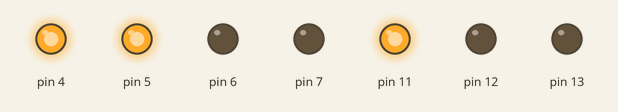
This sketch was run on a simulated Arduino Uno, built with avr-gcc and run on an emulated ATmega328P. Shown: output pins drawn as LEDs (lit = HIGH).

Above: at 0.2 s.
At 5.2 s:
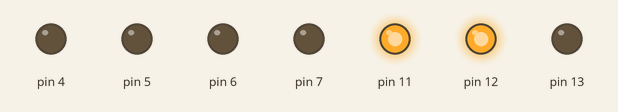
At 8.2 s:
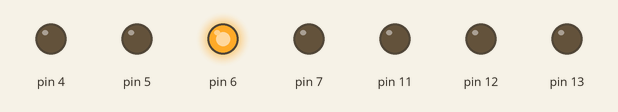
At 11.2 s:
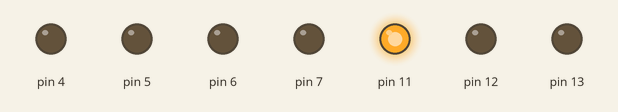
At 16.2 s:
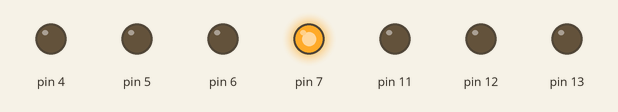
At 21.7 s:
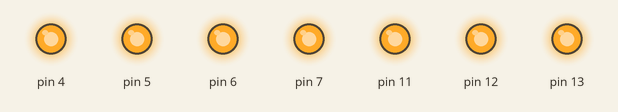
Timing chart, 0 to 22.1 s (numbered marks = the images above):
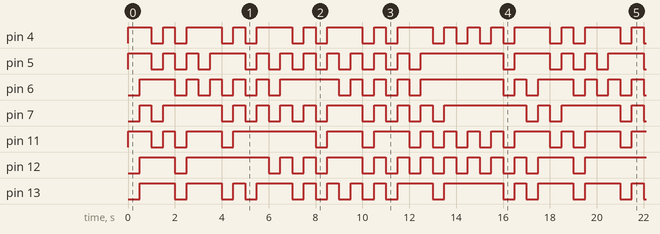

Measured:
- by itself, pin 4–7, pin 12, pin 13: moves between LOW and HIGH, repeating every 17.0 s
- by itself, pin 11: repeats every 17.0 s: HIGH 0.50 s, LOW 0.50 s, HIGH 1.5 s, LOW 0.50 s, HIGH 3.5 s, 2 × (LOW 0.50 s, HIGH 1.5 s), 4 × (LOW 0.50 s, HIGH 0.50 s), LOW 0.50 s, HIGH 1.5 s, LOW 0.50 s
- by itself, everything shown: repeats every 17.0 s, in 34 steps

The sketch:

counter-indicator.ino
```cpp
//  =========================
//  Counter
//  Created by Alex Noyanov
//  20 May 2016
//  =========================

/*    7-SEGMENT INDICATOR
 *     CONNECTING SCHEME:
 *    _______________
 *  /_______________/| /5V
 * |    <=====>    | |/
 * |   ^   UP  ^   | |
 * |LUP|       |RUP| |
 * |   v  MDL  v   | |
 * |    <=====>    | |
 * |   ^       ^   | |
 * |LDN|       |RDN| |
 * |   v  DWN  v   | |
 * |    <=====> O  | |
 * |_______________|/
 *
 *
 * (Better use Resistors!)
 *  CONNECT PINS
 *  TO THE SEGMENTS:
 *    UP  --> 13
 *    MDL --> 7
 *    DWN --> 4
 *    LUP --> 12
 *    LDN --> 11
 *    RUP --> 6
 *    RDN --> 5
 *
 *
 *    SEGMENT | PIN
 *    --------|-----
 *        A   | 13
 *        B   | 6
 *        C   | 5
 *        D   | 4
 *        E   | 11
 *        F   | 12
 *        G   | 7
 *
 *
 *    OTHER SYMBOLS: A,C,E,F,G,H,I(use1),O(use0),L,P
 *    1,2,3,4,5,6,7,8,9,0
 */
// Library:
#include<LedIndicator.h>

// Speed:
int spd = 500;
void setup() {
// Make indicator pins in OUTPUT mode:
PinsOut();
// Turn OFF all segments:
Off();
}

void loop() {

oUp();
delay(spd); // Waitind
Off();      // Turn Off
delay(spd);

oDn();
delay(spd); // Waitind
Off();      // Turn Off
delay(spd);

Zero();
delay(spd); // Waitind
Off();      // Turn Off
delay(spd);

One();
delay(spd); // Waitind
Off();      // Turn Off
delay(spd);

Two();
delay(spd); // Waitind
Off();      // Turn Off
delay(spd);

Three();
delay(spd); // Waitind
Off();      // Turn Off
delay(spd);

Four();
delay(spd); // Waitind
Off();      // Turn Off
delay(spd);

Five();
delay(spd); // Waitind
Off();      // Turn Off
delay(spd);

Six();
delay(spd); // Waitind
Off();      // Turn Off
delay(spd);

Seven();
delay(spd); // Waitind
Off();      // Turn Off
delay(spd);

Eight();
delay(spd); // Waitind
Off();      // Turn Off
delay(spd);

Nine();
delay(spd); // Waitind
Off();      // Turn Off
delay(spd);

// Now lets's print "H" "E" "L" "L" "O"
H();        // Turn On H
delay(spd); // Waitind
Off();      // Turn Off
delay(spd);

E();
delay(spd); // Waitind
Off();      // Turn Off
delay(spd);

L();
delay(spd); // Waitind
Off();      // Turn Off
delay(spd);

L();
delay(spd); // Waitind
Off();      // Turn Off
delay(spd);

PrintNum(0);
delay(spd); // Waitind
Off();      // Turn Off
delay(spd);


}
```
